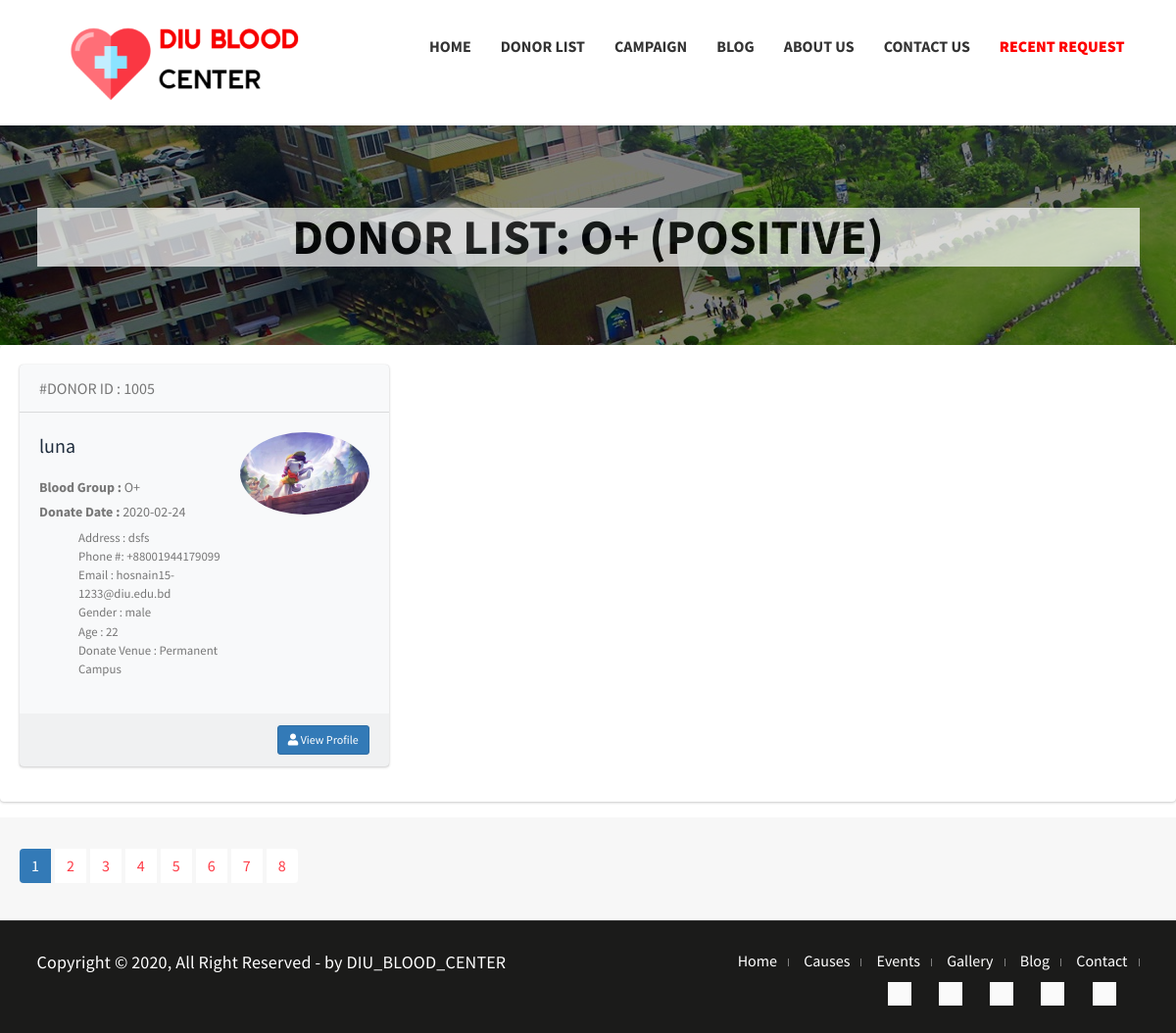
Page /o_pos.php on the committed database.
### tables this page shows
CREATE TABLE `donor_list` (
  `id` int(11) NOT NULL,
  `name` varchar(255) NOT NULL,
  `blood_group` varchar(33) NOT NULL,
  `age` varchar(44) NOT NULL,
  `gender` varchar(22) NOT NULL,
  `phone` varchar(22) NOT NULL,
  `email` varchar(222) NOT NULL,
  `address` text NOT NULL,
  `image` varchar(222) NOT NULL
);

CREATE TABLE `donate` (
  `id` int(11) NOT NULL,
  `user_id` int(50) NOT NULL,
  `date` varchar(33) NOT NULL,
  `venue` varchar(100) NOT NULL
);

### o_pos.php (the view, shortened to what this page needs)
<?php
$con = connect_db();
$sql = "SELECT donor_list.*, donate.date , donate.venue FROM donor_list JOIN donate on donor_list.id = donate.user_id WHERE donor_list.id= donate.user_id AND donor_list.blood_group = 'O+' ORDER BY donate.user_id DESC";
$result = mysqli_query($con, $sql);
?>
<!DOCTYPE html>
<html lang="en">
<head>
    <link rel="stylesheet" href="asset/css/bootstrap.min.css" />
    <link href="asset/css/font-awesome.min.css" rel="stylesheet" type="text/css">
    <link href="asset/css/animate.css" rel="stylesheet" type="text/css">
    <link href="asset/css/owl.carousel.css" rel="stylesheet" type="text/css">
    <link href="asset/css/venobox.css" rel="stylesheet" type="text/css">
    <link rel="stylesheet" href="asset/css/styles.css" />
    <link rel="stylesheet" href="asset/fonts/fontawesome-free/css/all.min.css">
    <link rel="stylesheet" href="https://code.ionicframework.com/ionicons/2.0.1/css/ionicons.min.css">
    <link rel="stylesheet" href="asset/extra_css/adminlte.css">
</head>
<body>
 <header class="main-header clearfix stuck" data-sticky_header="true">
        <section class="header-wrapper navgiation-wrapper">
            <div class="navbar navbar-default">
                <div class="container">
                    <div class="navbar-header">
                        <a class="logo" href="http://localhost/DIU/"><img alt="" src="asset/images/logo.png"> </a>
                    </div>
                    <div class="navbar-collapse collapse">
                        <ul class="nav navbar-nav navbar-right">
                            <li class="drop">
                                <a href="http://localhost/DIU/" title="Home Layout 01">Home</a>
                            </li>
                            <li class="drop"><a href="#">DONOR LIST</a>
                            </li>
                            <li>
                                <a href="http://localhost/DIU/campaigns.php">Campaign</a>
                            </li>
                            <li><a href="http://localhost/DIU/blogs.php" title="About Us">Blog</a></li>
                            <li><a href="http://localhost/DIU/about.php" title="About Us">About Us</a></li>
                            <li><a href="http://localhost/DIU/contact.php">Contact US</a></li>
                            <li id="blink">
                               <a href="http://localhost/DIU/recent_request.php">
                                    <font color="red"><b>Recent Request</b></font>
                                </a>
                            </li>
                        </ul>
                    </div>
                </div>
            </div>
        </section>
 </header>
    <section class="page-header">
        <div class="container">
            <div class="row">
                <div class="col-sm-12 text-center">
                    <h3>
                        DONOR LIST: O+ (Positive)
                    </h3>
                </div>
            </div>
        </div>
    </section>
    <section class="content">
        <div class="card card-solid">
            <div class="card-body">
                <div class="row d-flex align-items-stretch">
                <?php while($row = mysqli_fetch_assoc($result)) { ?>
                    <div class="col-12 col-sm-6 col-md-4 d-flex align-items-stretch">
                        <div class="card bg-light">
                            <div class="card-header text-muted border-bottom-0">
                                #DONOR ID : <?php echo $row['id'] ; ?>
                            </div>
                            <div class="card-body pt-0">
                                <div class="row">
                                    <div class="col-7">
                                        <h2 class="lead"><b> <?php echo $row['name'] ; ?></b></h2>
                                        <h4 class="text-muted text-sm"><b>Blood Group : </b><?php echo $row['blood_group'] ; ?> </h4>
                                        <h4 class="text-muted text-sm"><b>Donate  Date : </b><?php echo $row['date'] ; ?> </h4>
                                        <ul class="ml-4 mb-0 fa-ul text-muted">
                                            <li class="small"><span class="fa-li"></i></span> Address : <?php echo $row['address'] ; ?></li>
                                            <li class="small"><span class="fa-li"></i></span> Phone #:<?php echo $row['phone'] ; ?></b></li>
                                            <li class="small"><span class="fa-li"></i></span> Email : <?php echo $row['email'] ; ?></li>
                                            <li class="small"><span class="fa-li"></i></span> Gender : <?php echo $row['gender'] ; ?></li>
                                            <li class="small"><span class="fa-li"></i></span> Age : <?php echo $row['age'] ; ?></li>
                                            <li class="small"><span class="fa-li"></i></span> Donate Venue : <?php echo $row['venue'] ; ?></li>
                                        </ul>
                                    </div>
                                    <div class="col-5 text-center">
                                        <img src="<?php echo "admin/"; echo $row['image']; ?>" alt="" class="img-circle img-fluid">
                                    </div>
                                </div>
                            </div>
                            <div class="card-footer">
                                <div class="text-right">
                                    <a href="#" class="btn btn-sm btn-primary">
                                        <i class="fas fa-user"></i> View Profile
                                    </a>
                                </div>
                            </div>
                        </div>
                    </div>
                <?php } ?>
                    </div>
                    </div>
                </div>
            <div class="card-footer">
                <nav aria-label="Contacts Page Navigation">
                    <ul class="pagination justify-content-center m-0">
                        <li class="page-item active"><a class="page-link" href="#">1</a></li>
                        <li class="page-item"><a class="page-link" href="#">2</a></li>
                        <li class="page-item"><a class="page-link" href="#">3</a></li>
                        <li class="page-item"><a class="page-link" href="#">4</a></li>
                        <li class="page-item"><a class="page-link" href="#">5</a></li>
                        <li class="page-item"><a class="page-link" href="#">6</a></li>
                        <li class="page-item"><a class="page-link" href="#">7</a></li>
                        <li class="page-item"><a class="page-link" href="#">8</a></li>
                    </ul>
                </nav>
            </div>
    </section>
    <footer>
        <section class="footer-contents">
            <div class="container">
                <div class="row clearfix">
                    <div class="col-md-6 col-sm-12">
                        <p class="copyright-text"> Copyright © 2020, All Right Reserved - by DIU_BLOOD_CENTER </p>
                    </div>
                    <div class="col-md-6 col-sm-12 text-right">
                        <div class="footer-nav">
                            <nav>
                                <ul>
                                    <li>
                                        <a href="index.html">Home</a>
                                    </li>
                                    <li>
                                        <a href="#">Causes</a>
                                    </li>
                                    <li>
                                        <a href="donate.html">Events</a>
                                    </li>
                                    <li>
                                        <a href="blog-with-sidebar.html">Gallery</a>
                                    </li>
                                    <li>
                                        <a href="campaign-grid.html">Blog</a>
                                    </li>
                                    <li>
                                        <a href="contact.html">Contact</a>
                                    </li>
                                    <li>
                                        <div class="top-bar-social">
                                            <a href="#"><i class="fa fa-facebook"></i></a>
                                            <a href="#"><i class="fa fa-twitter"></i></a>
                                            <a href="#"><i class="fa fa-google-plus"></i></a>
                                            <a href="#"><i class="fa fa-instagram"></i></a>
                                            <a href="#"><i class="fa fa-youtube"></i></a>
                                    </li>
                        </div>
                    </div>
                </div>
            </div>
        </section>
    </footer>
</body>
</html>

### o_pos.php (style rules this page uses)
#blink { animation: blink 1s linear infinite; }

### rows in the picture
donor_list: id "1005", name "luna", blood_group "O+", donate.date "2020-02-24", address "dsfs", phone "+88001944179099", email "hosnain15-1233@diu.edu.bd", gender "male", age "22", donate.venue "Permanent Campus"
